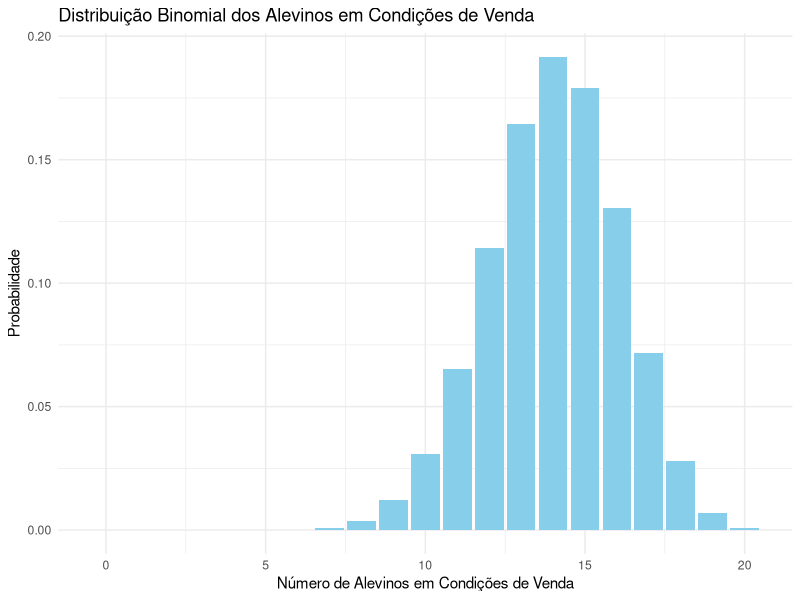
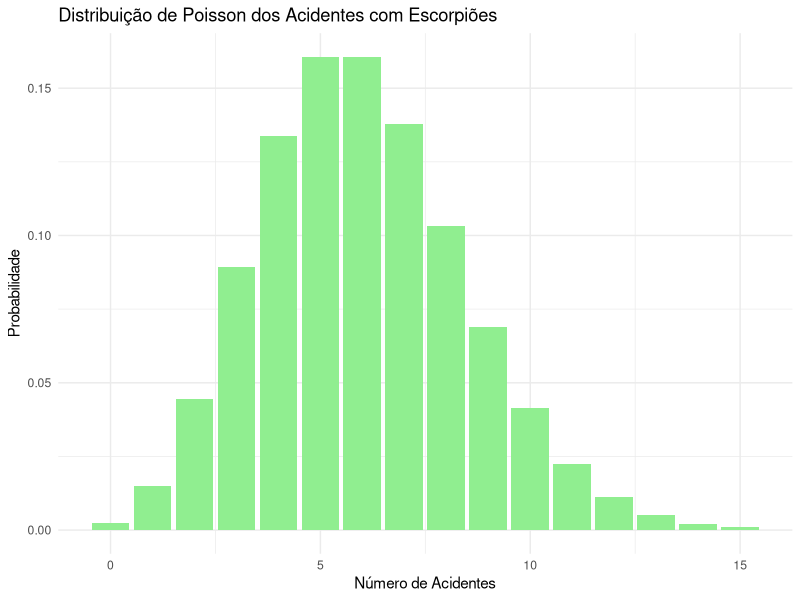
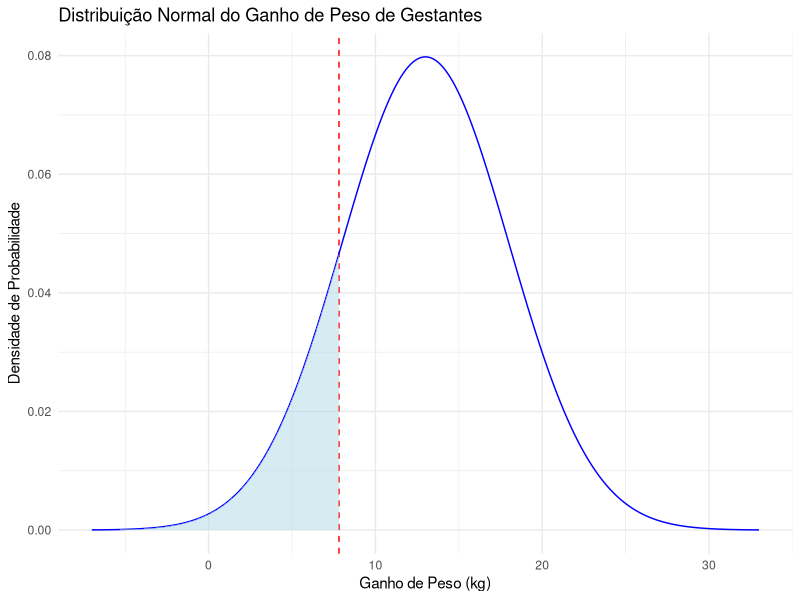
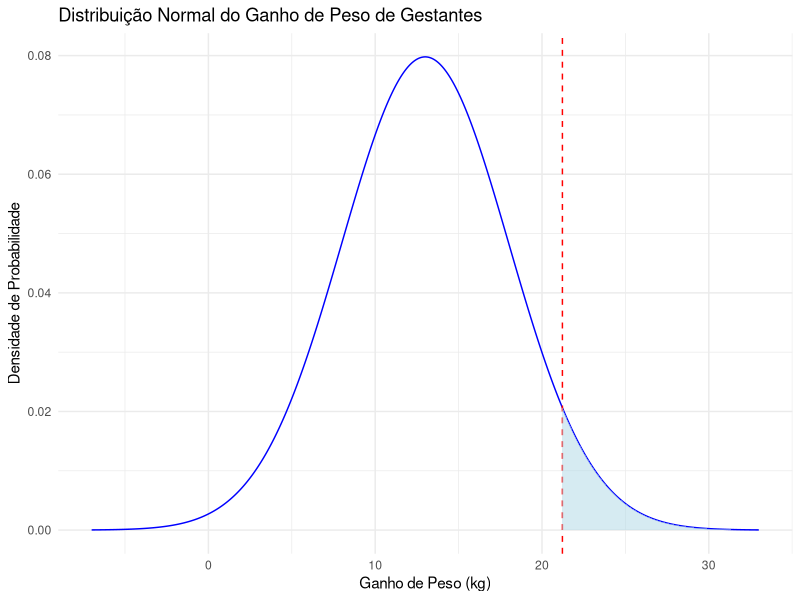
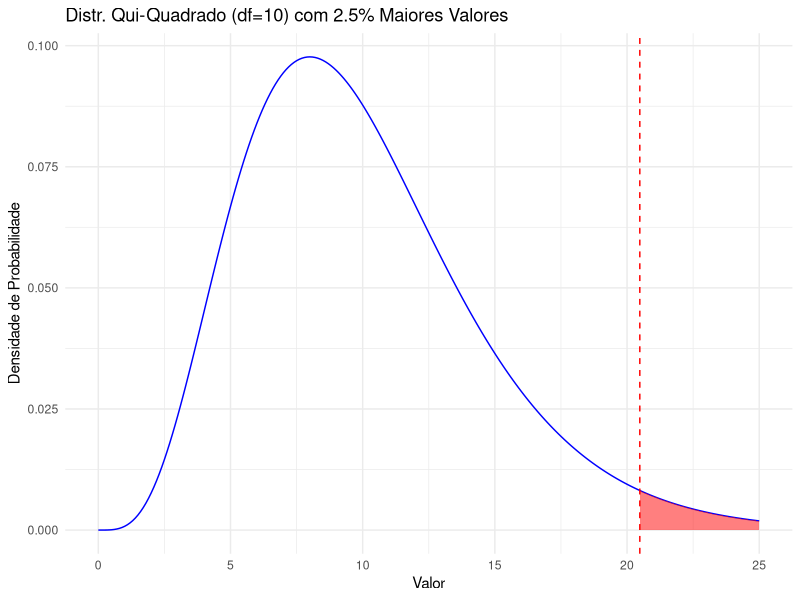
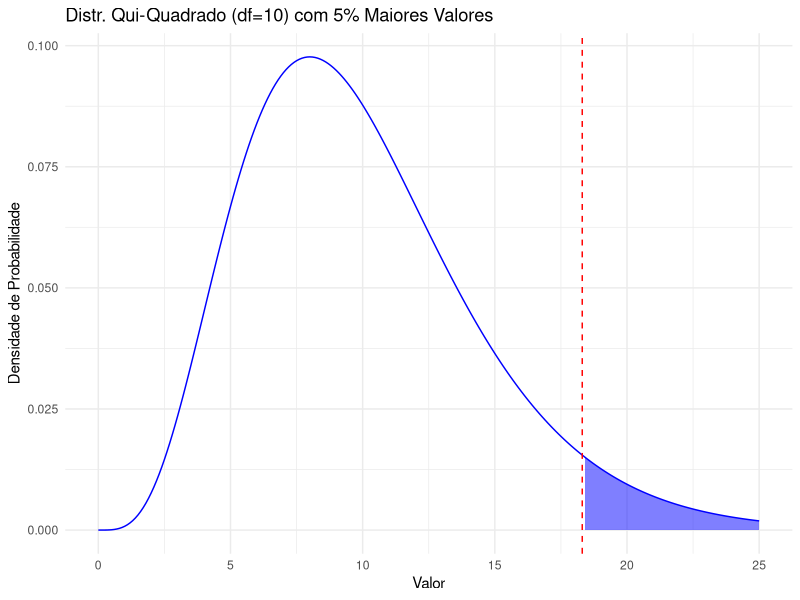
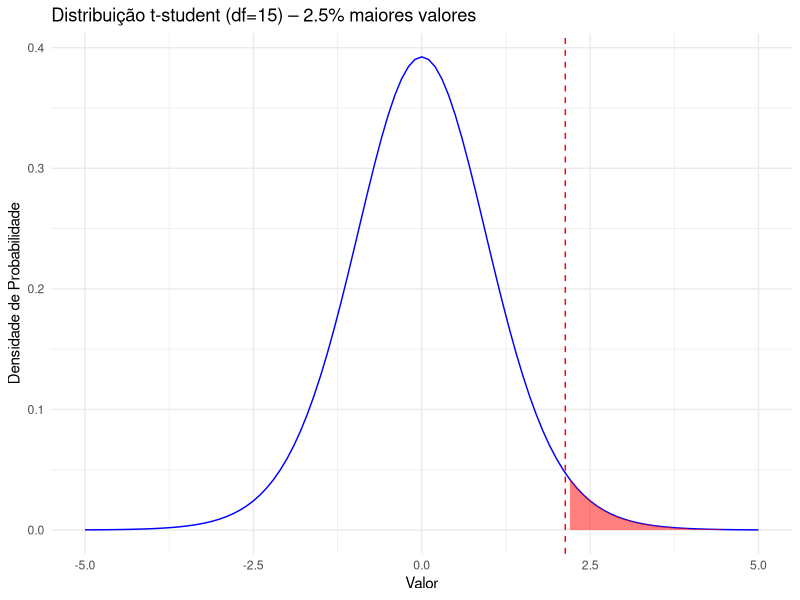
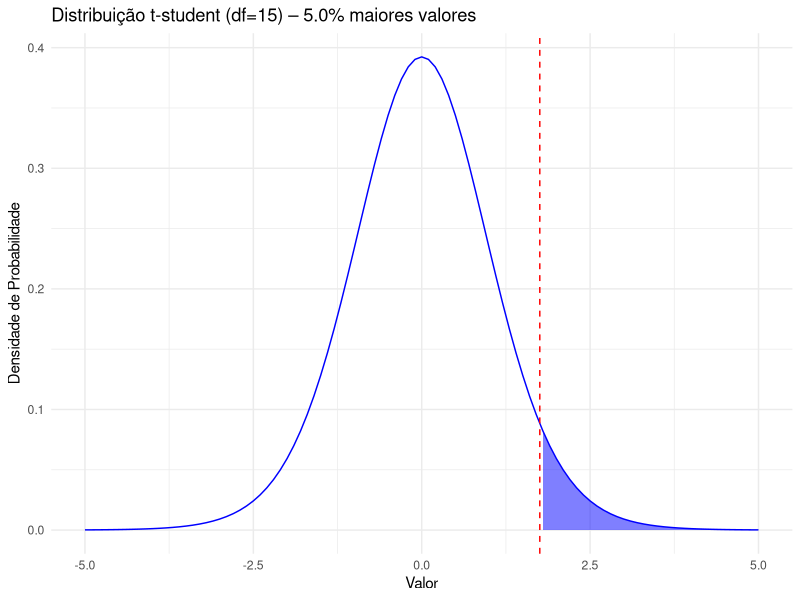

Write R code to recreate these figures, in order.
## ---- chunk 1
options(encoding = "UTF-8")
## ---- chunk 2
n <- 20
p <- 0.70
k <- 12

prob_max_12 <- sum(dbinom(0:k, n, p))
round(prob_max_12, 3)
## ---- chunk 3
prob_13_17 <- sum(dbinom(13:17, n, p))
round(prob_13_17, 3)
## ---- chunk 4
prob_pelo_menos_16 <- 1 - sum(dbinom(0:15, n, p))
round(prob_pelo_menos_16, 3)
## ---- chunk 5
library(ggplot2)
ensaios <- 0:n
probabilidades <- dbinom(ensaios, n, p)
tabela <- data.frame(ensaios, probabilidades)
tabela
ggplot(tabela, aes(ensaios, probabilidades)) +
  geom_bar(stat = "identity", fill = "skyblue") +
  labs(title = "Distribuição Binomial dos Alevinos em Condições de Venda",
       x = "Número de Alevinos em Condições de Venda",
       y = "Probabilidade") +
  theme_minimal()
## ---- chunk 6
lambda <- 6
k <- 7
prob_7_acidentes <- dpois(k, lambda)
round(prob_7_acidentes, 3)
## ---- chunk 7
prob_pelo_menos_4 <- 1 - sum(dpois(0:3, lambda))
round(prob_pelo_menos_4, 3)
## ---- chunk 8
prob_max_10 <- sum(dpois(0:10, lambda))
round(prob_max_10, 3)
## ---- chunk 9
ensaios_poisson <- 0:15
probabilidades_poisson <- dpois(ensaios_poisson, lambda)
tabela_poisson <- data.frame(ensaios_poisson, probabilidades_poisson)
tabela_poisson
ggplot(tabela_poisson, aes(ensaios_poisson, probabilidades_poisson)) +
  geom_bar(stat = "identity", fill = "lightgreen") +
  labs(title = "Distribuição de Poisson dos Acidentes com Escorpiões",
       x = "Número de Acidentes",
       y = "Probabilidade") +
  theme_minimal()
## ---- chunk 10
n <- 20
p <- c(0.15, 0.25, 0.25, 0.35)
n_values <- c(3, 5, 5, n - sum(c(3, 5, 5)))
prob <- dmultinom(n_values, n, p)
round(prob, 5)

## ---- chunk 11
n_values_b <- c(5, 4, 3, n - sum(c(5, 4, 3)))
prob_b <- dmultinom(n_values_b, n, p)
round(prob_b, 5)
## ---- chunk 12
mu <- 13
sigma <- 5
x <- 12
prob_menor_12 <- pnorm(x, mu, sigma)
round(prob_menor_12, 3)
## ---- chunk 13
x_b <- 18
prob_maior_18 <- 1 - pnorm(x_b, mu, sigma)
round(prob_maior_18, 3)
## ---- chunk 14
x1 <- 13
x2 <- 17
prob_entre_13_17 <- pnorm(x2, mu, sigma) - pnorm(x1, mu, sigma)
round(prob_entre_13_17, 3)
## ---- chunk 15
limite_15_menores <- qnorm(0.15, mu, sigma)
round(limite_15_menores, 3)

library(ggplot2)
x_vals <- seq(mu - 4*sigma, mu + 4*sigma, length.out = 1000)
y_vals <- dnorm(x_vals, mu, sigma)
tabela_normal <- data.frame(x_vals, y_vals)
ggplot(tabela_normal, aes(x = x_vals, y = y_vals)) +
  geom_vline(xintercept = limite_15_menores, color = "red", linetype = "dashed")+
  geom_line(color = "blue") +
  geom_area(data = subset(tabela_normal, x_vals <= limite_15_menores), 
            aes(x = x_vals, y = y_vals), fill = "lightblue", alpha = 0.5) +
  labs(title = "Distribuição Normal do Ganho de Peso de Gestantes",
       x = "Ganho de Peso (kg)",
       y = "Densidade de Probabilidade") +
  theme_minimal()
## ---- chunk 16
limite_5_maiores <- qnorm(0.95, mu, sigma)
round(limite_5_maiores, 3)

library(ggplot2)
x_vals <- seq(mu - 4*sigma, mu + 4*sigma, length.out = 1000)
y_vals <- dnorm(x_vals, mu, sigma)
tabela_normal <- data.frame(x_vals, y_vals)
ggplot(tabela_normal, aes(x = x_vals, y = y_vals)) +
  geom_line(color = "blue") + 
  geom_vline(xintercept = limite_5_maiores, color = "red", linetype = "dashed") +
  geom_area(data = subset(tabela_normal, x_vals >= limite_5_maiores), 
            aes(x = x_vals, y = y_vals), fill = "lightblue", alpha = 0.5) +
  labs(title = "Distribuição Normal do Ganho de Peso de Gestantes",
       x = "Ganho de Peso (kg)",
       y = "Densidade de Probabilidade") +
  theme_minimal()

## ---- chunk 17
df <- 10
limite_2.5_qui <- qchisq(0.975, df)
limite_5_qui <- qchisq(0.95, df)
c(limite_2.5_qui, limite_5_qui)

# Visualização da distribuição Qui-Quadrado
library(ggplot2)
tabela_chi <- data.frame(
  x = seq(0, 25, by = 0.1),
  Densidade = dchisq(seq(0, 25, by = 0.1), df = 10)
)
#pintando a região dos 2.5% maiores valores
ggplot(tabela_chi, aes(x=x, y=Densidade)) +
  geom_line(color="blue") +
  geom_area(data=subset(tabela_chi, x >= qchisq(0.975, df = 10)), 
            aes(y=Densidade), fill="red", alpha=0.5) +
  geom_vline(xintercept = qchisq(0.975, df = 10), 
             linetype="dashed", color="red") +
  labs(title="Distr. Qui-Quadrado (df=10) com 2.5% Maiores Valores",
       x="Valor", y="Densidade de Probabilidade") +
  theme_minimal()

#pintando a região dos 5% maiores valores
ggplot(tabela_chi, aes(x=x, y=Densidade)) +
  geom_line(color="blue") +
  geom_area(data=subset(tabela_chi, x >= qchisq(0.95, df = 10)), 
            aes(y=Densidade), fill="blue", alpha=0.5) +
  geom_vline(xintercept = qchisq(0.95, df = 10), 
             linetype="dashed", color="red") +
  labs(title="Distr. Qui-Quadrado (df=10) com 5% Maiores Valores",
       x="Valor", y="Densidade de Probabilidade") +
  theme_minimal()

## ---- chunk 18
limite_2.5_t <- qt(0.025, df = 15, lower.tail = FALSE)
limite_5_t <- qt(.05, df = 15, lower.tail = FALSE)
c(limite_2.5_t, limite_5_t)

# tabela da densidade t com 15 g.l.
x_vals <- seq(-5, 5, by = 0.1)
tabela_t <- data.frame(
  x = x_vals,
  Densidade = dt(x_vals, df = 15)
)

# plotando região dos 2.5% maiores
ggplot(tabela_t, aes(x = x, y = Densidade)) +
  geom_line(color = "blue") +
  geom_area(
    data = subset(tabela_t, x >= limite_2.5_t),
    aes(x = x, y = Densidade),
    fill = "red", alpha = 0.5
  ) +
  geom_vline(xintercept = limite_2.5_t, linetype = "dashed", color = "red") +
  labs(
    title = "Distribuição t-student (df=15) – 2.5% maiores valores",
    x = "Valor", y = "Densidade de Probabilidade"
  ) +  theme_minimal()

# plotando região dos 5% maiores
ggplot(tabela_t, aes(x = x, y = Densidade)) +
  geom_line(color = "blue") +
  geom_area(
    data = subset(tabela_t, x >= limite_5_t),
    aes(x = x, y = Densidade),
    fill = "blue", alpha = 0.5
  ) +
  geom_vline(xintercept = limite_5_t, linetype = "dashed", color = "red") +
  labs(
    title = "Distribuição t-student (df=15) – 5.0% maiores valores",
    x = "Valor", y = "Densidade de Probabilidade"
  ) +   
  theme_minimal()


## ---- chunk 19
library(ggplot2)

# Graus de liberdade
df1 <- 10
df2 <- 12

# Quantis de cauda superior
limite_2.5_f <- qf(0.975, df1 = df1, df2 = df2)  # 2,5% maiores
limite_5_f   <- qf(0.95,  df1 = df1, df2 = df2)  # 5% maiores

c(limite_2.5_f, limite_5_f)
# Sequência para plot
x_vals <- seq(0, qf(0.999, df1 = df1, df2 = df2), length.out = 1200)
tabela_f <- data.frame(
  x = x_vals,
  Densidade = df(x_vals, df1 = df1, df2 = df2)
)

# Gráfico para 2,5% maiores valores
ggplot(tabela_f, aes(x = x, y = Densidade)) +
  geom_line(color = "blue") +
  geom_area(
    data = subset(tabela_f, x >= limite_2.5_f),
    aes(x = x, y = Densidade),
    fill = "lightblue", alpha = 0.5
  ) +
  geom_vline(xintercept = limite_2.5_f, linetype = "dashed", color = "red") +
  labs(
    title = sprintf("Distribuição F (df1=%d, df2=%d) – 2,5%% maiores valores", df1, df2),
    x = "Valor", y = "Densidade de Probabilidade"
  ) +
  theme_minimal()

# Gráfico para 2,5% maiores valores
ggplot(tabela_f, aes(x = x, y = Densidade)) +
  geom_line(color = "blue") +
  geom_area(
    data = subset(tabela_f, x >= limite_5_f),
    aes(x = x, y = Densidade),
    fill = "lightblue", alpha = 0.5
  ) +
  geom_vline(xintercept = limite_5_f, linetype = "dashed", color = "red") +
  labs(
    title = sprintf("Distribuição F (df1=%d, df2=%d) – 5.0%% maiores valores", df1, df2),
    x = "Valor", y = "Densidade de Probabilidade"
  ) +
  theme_minimal()

